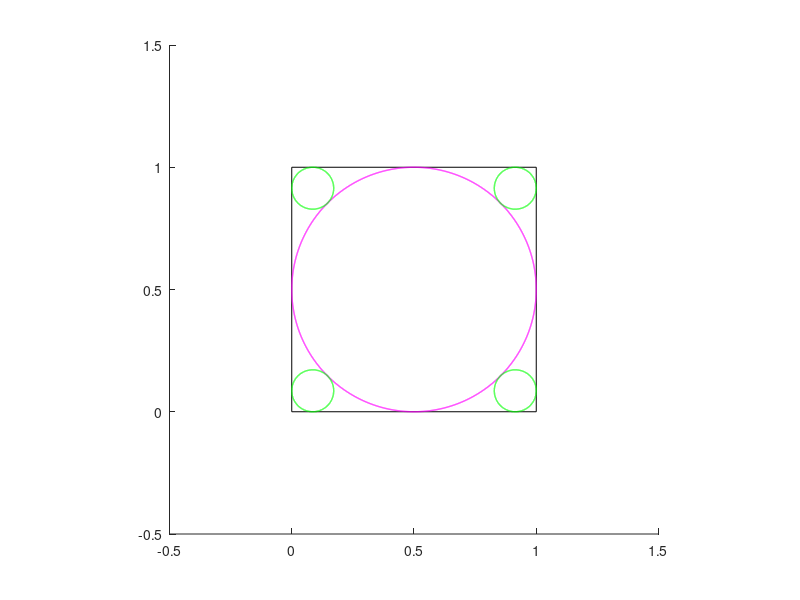

Source code (MATLAB):
clear all
clc
rectangle('Position',[0 0 1 1])
axis([-0.5 1.5 -0.5 1.5])
axis equal
hold on
x=0.5;y=0.5;r=0.5;
theta=0:2*pi/3600:2*pi;
Circle1=x+r*cos(theta);
Circle2=y+r*sin(theta);
plot(Circle1,Circle2,'m','Linewidth',1);
hold on
m=1.5-sqrt(2);
x_2=m;y_2=m;r=m;
Circle1=x_2+r*cos(theta);
Circle2=y_2+r*sin(theta);
plot(Circle1,Circle2,'g','Linewidth',1);
hold on
x_3=m;y_3=1-m;r=m;
Circle1=x_3+r*cos(theta);
Circle2=y_3+r*sin(theta);
plot(Circle1,Circle2,'g','Linewidth',1);
hold on
x_4=1-m;y_4=1-m;r=m;
Circle1=x_4+r*cos(theta);
Circle2=y_4+r*sin(theta);
plot(Circle1,Circle2,'g','Linewidth',1);
hold on
x_5=1-m;y_5=m;r=m;
Circle1=x_5+r*cos(theta);
Circle2=y_5+r*sin(theta);
plot(Circle1,Circle2,'g','Linewidth',1);
hold on

